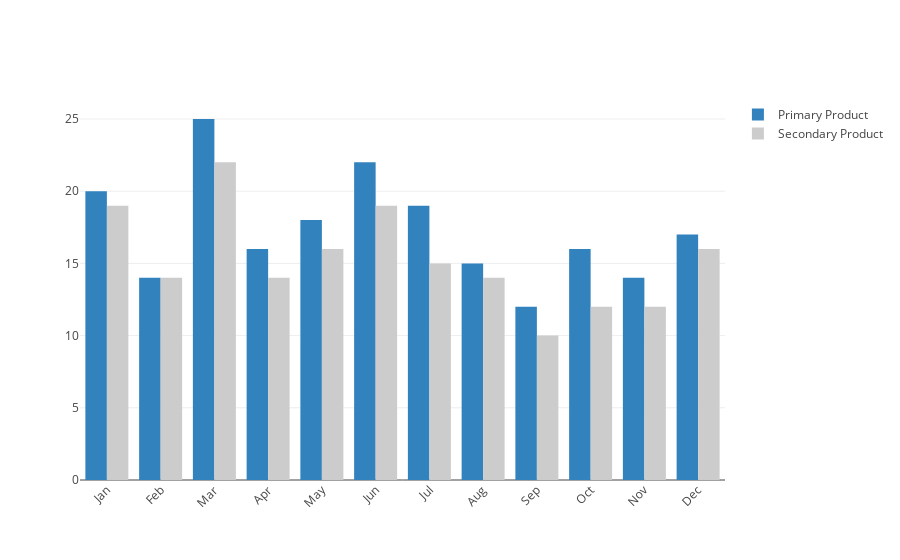

Notebook code cell kept with this figure:
### Markdown cell above
# Rotated Bar Chart Labels

### Code cell
import plotly.plotly as py
import plotly.graph_objs as go

trace0 = go.Bar(
    x=['Jan', 'Feb', 'Mar', 'Apr', 'May', 'Jun',
       'Jul', 'Aug', 'Sep', 'Oct', 'Nov', 'Dec'],
    y=[20, 14, 25, 16, 18, 22, 19, 15, 12, 16, 14, 17],
    name='Primary Product',
    marker=dict(
        color='rgb(49,130,189)'
    )
)
trace1 = go.Bar(
    x=['Jan', 'Feb', 'Mar', 'Apr', 'May', 'Jun',
       'Jul', 'Aug', 'Sep', 'Oct', 'Nov', 'Dec'],
    y=[19, 14, 22, 14, 16, 19, 15, 14, 10, 12, 12, 16],
    name='Secondary Product',
    marker=dict(
        color='rgb(204,204,204)',
    )
)

data = [trace0, trace1]
layout = go.Layout(
    xaxis=dict(tickangle=-45),
    barmode='group',
)

fig = go.Figure(data=data, layout=layout)
pyo.iplot(fig, filename='angled-text-bar')

### Figure 1 — Plotly figure (JSON) as saved in the notebook; plotly's stock layout.template omitted (floating-point values rounded to 4 significant figures)
{"data": [{"marker": {"color": "rgb(49,130,189)"}, "name": "Primary Product", "type": "bar", "uid": "e9b4251d-7a37-47f7-aa79-bb64dca037b2", "x": ["Jan", "Feb", "Mar", "Apr", "May", "Jun", "Jul", "Aug", "Sep", "Oct", "Nov", "Dec"], "y": [20, 14, 25, 16, 18, 22, 19, 15, 12, 16, 14, 17]}, {"marker": {"color": "rgb(204,204,204)"}, "name": "Secondary Product", "type": "bar", "uid": "caa87d1f-3bbb-4cdf-be27-f1fc80afd4e4", "x": ["Jan", "Feb", "Mar", "Apr", "May", "Jun", "Jul", "Aug", "Sep", "Oct", "Nov", "Dec"], "y": [19, 14, 22, 14, 16, 19, 15, 14, 10, 12, 12, 16]}], "layout": {"barmode": "group", "xaxis": {"tickangle": -45}}}
